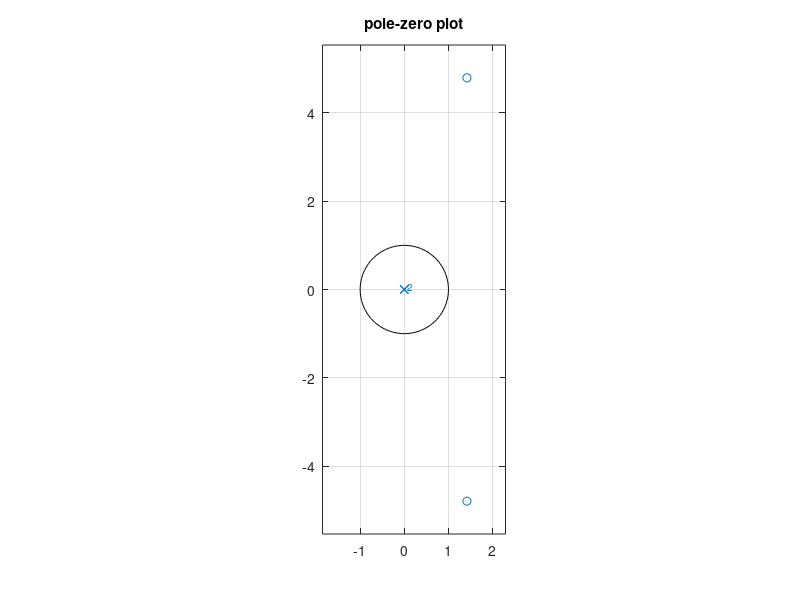
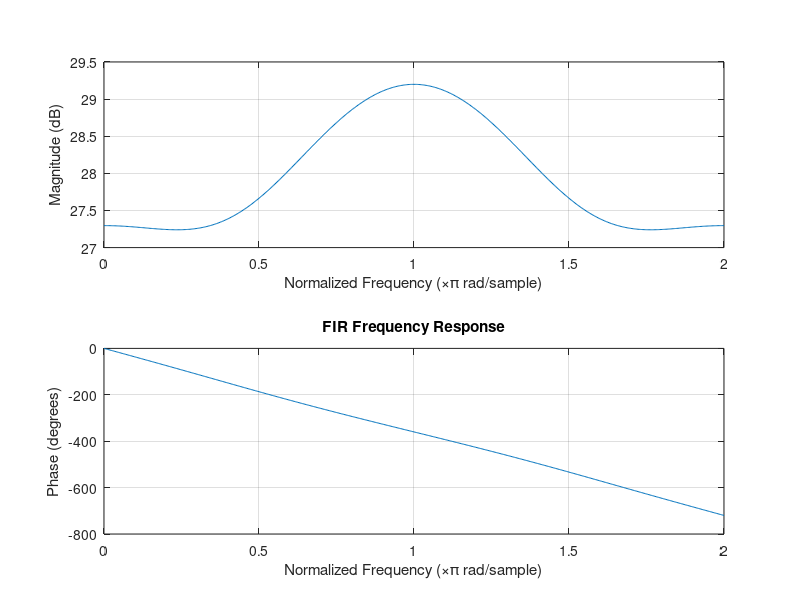
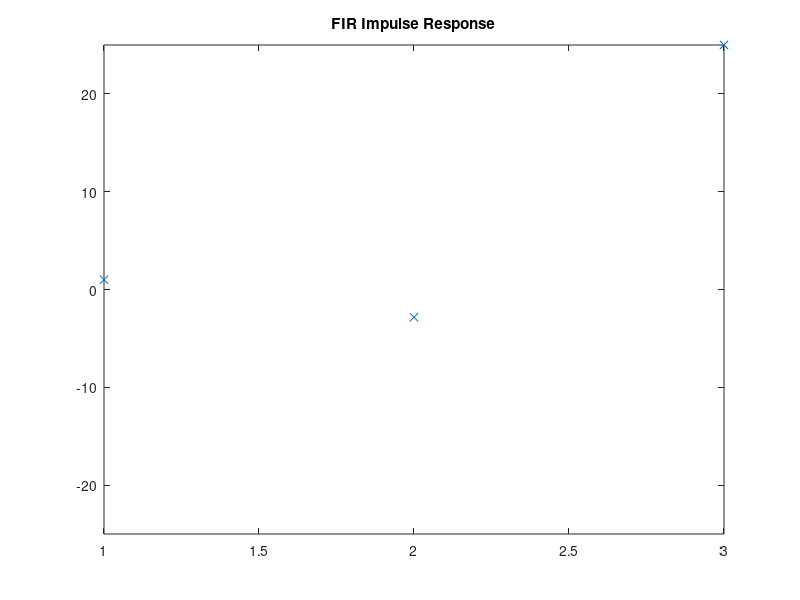

Reproduce these figures in MATLAB, in order.
% ex6_2.m  exemplifying FIR design
%
% I. we specify the poles and zeros. we begin with a simple design of an FIR
%	filter with one complex conjugate pair of zeros
%	at a specified angle and magnitude and hence a second order pole at z=0:
% 	THEREFORE, SIMPLE BANDSTOP FILTERS CAN BE DESIGNED
%	the user inputs the value of the zeros
%   The column vector of zeros is q=a 
%   The column vector of poles is p=0
clear, clc, clf
disp('a complex conjugate pair of zeros is assumed;')
disp('enter the mag and arg of zero in upper half plane')
mag=input('enter magnitude of the UHP zero  ')
pha=input('enter angle (in [0,pi]) of the UHP zero  ')
% 
q=[mag*exp(i*pha); mag*exp(-i*pha)];
p=[0;0];
% II.  we make a pole-zero plot
figure(1)
zplane(q,p)
title('pole-zero plot')
disp('press any key to proceed')
pause
% III. we find the transfer function form
b=poly(q);
a=poly(p);
disp('the numerator polynomial (in 1/z) coeficients b are  ')
b
disp('the denominator polynomial (in 1/z) coeficients a are  ')
a
disp('press any key to proceed')
pause
% IV.  we can now plot the frequency response
figure(2)
freqz(b,a,512,'whole')
title('FIR Frequency Response')
disp('press any key to proceed')
pause
% it is also of interest to plot the impulse response,
% which, for an FIR filter, is b
figure(3)
plot(b,'x')
title('FIR Impulse Response')
axis([1 3 -max(b) max(b)])
%
% V.  QUESTIONS
%	- where is the UHP zero located for a lowstop filter?
%	- where is the UHP zero located for a highstop filter?
%	- where is the UHP zero located for a bandstop filter?
%	- when mag is replaced by 1/mag,
%		what is the difference in FR magnitude?
%		what is the difference in FR phase? 
